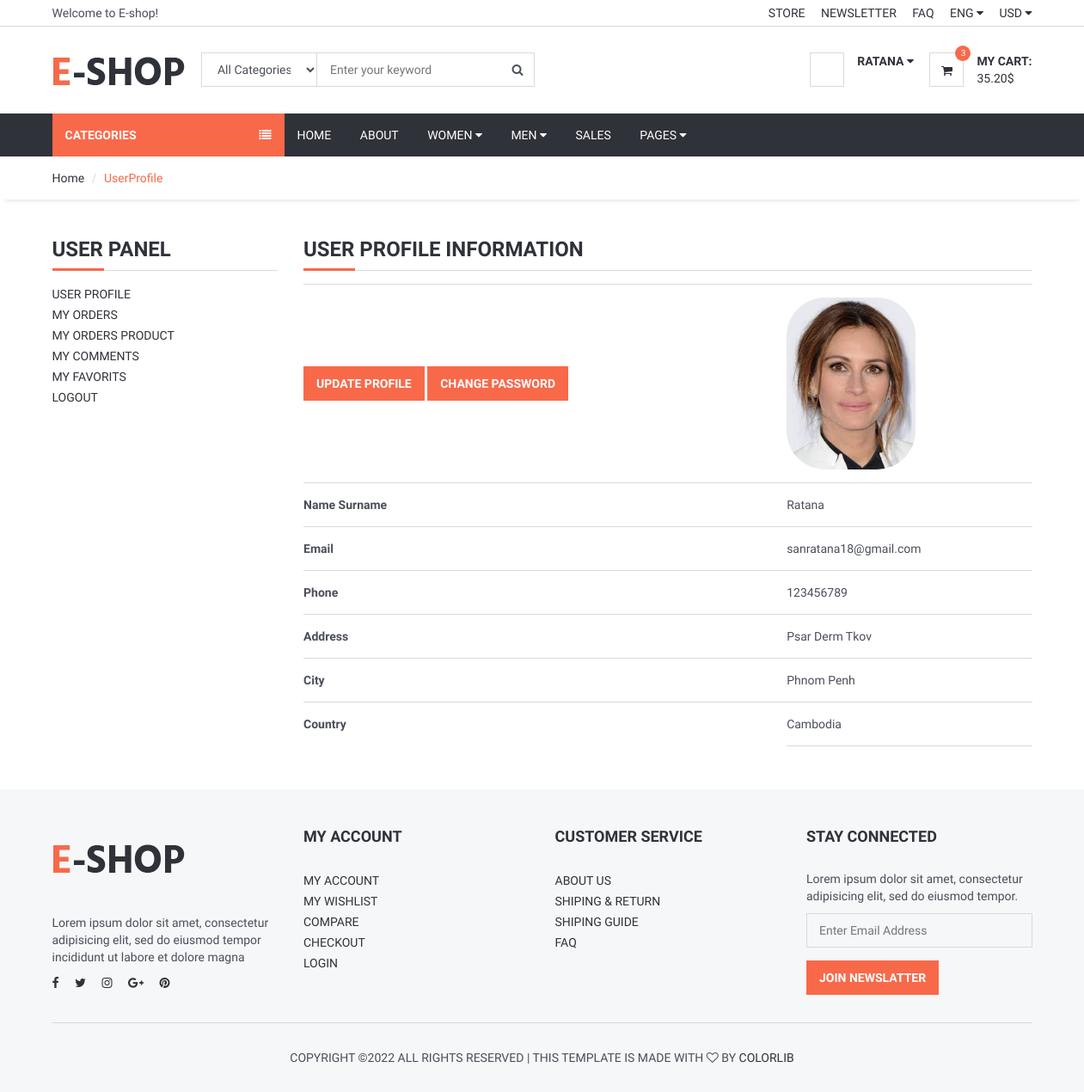
Page /user/ (signed in) on the earlier database version.
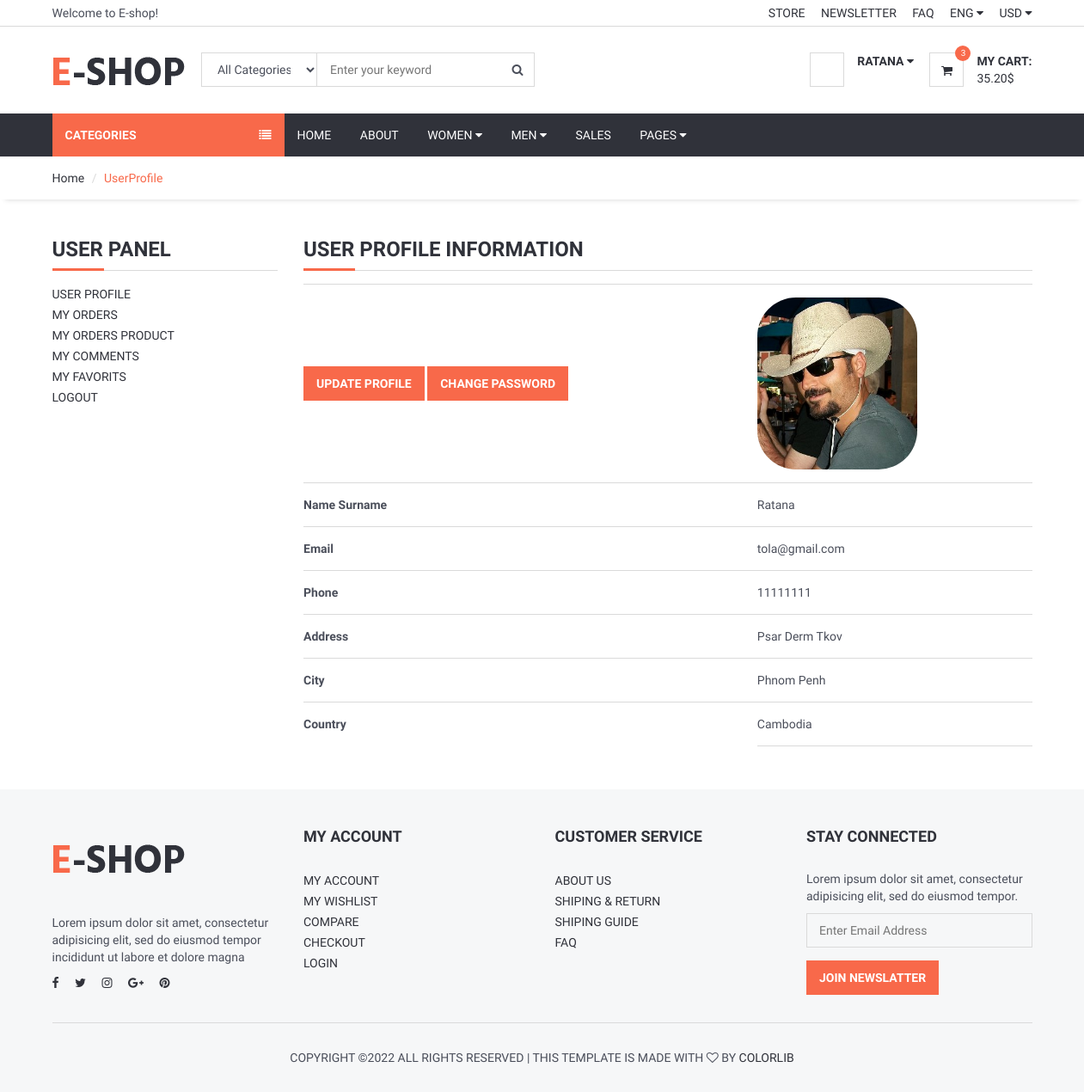
Same page on the later database version.
### user/models.py (models this page shows, shortened)
class UserProfile(models.Model):
    user = models.OneToOneField(User, on_delete=models.CASCADE)
    phone = models.CharField(max_length=20, blank=True)
    address = models.CharField(max_length=150, blank=True)
    city = models.CharField(max_length=20, blank=True)
    country = models.CharField(max_length=20, blank=True)
    image = models.ImageField(blank=True, upload_to='images/users/')
    def image_tag(self):
        if self.image.url is not None:
            return mark_safe('<img src="{}" height="50" width="100px"/>'.format(self.image.url))
    image_tag.short_description ='Image'

### user/views.py (the view)
@login_required(login_url='/login') # Check login
def index(request):
    category = Category.objects.all()
    current_user = request.user
    userprofile = UserProfile.objects.get(user_id=current_user.id)
    context = {
        'category' : category,
        'profile' : userprofile,
    }
    return render(request, 'userProfile.html', context)

### user/templates/userProfile.html (shortened to what this page needs)
{% extends 'homebase.html' %}
{% block sidebar %}{% include 'sidebar.html' %}{% endblock %}
{% block body %}
<div id="breadcrumb">
    <div class="container">
        <ul class="breadcrumb">
            <li><a href="/">Home</a></li>
            <li class="active">UserProfile</li>
        </ul>
    </div>
</div>
<div class="section">
    <div class="container">
        <div class="row">
            <div class="col-md-3">
               {% include 'sidePanel.html' %}
            </div>
            <div class="col-md-9">
                <div class="billing-details">
                    <div class="section-title">
                        <h3 class="title">User Profile Information</h3>
                    </div>
                </div>
                 <table class="shopping-cart-table table">
                    <tr>
                        <th class="text-left">
                            <a href="update/" class="primary-btn">Update Profile</a>
                            <a href="password/" class="primary-btn">Change Password</a>
                        </th>
                        <td><img src="{{profile.image.url}}" style="border-radius: 45px; height: 200px; "></td>
                    </tr>
                    <tr>
                        <th class="text-left">Name Surname</th>
                        <td class="text-left">{{profile.user.first_name}}</td>
                    </tr>
                    <tr>
                        <th class="text-left">Email</th>
                        <td class="text-left">{{profile.user.email}}</td>
                    </tr>
                    <tr>
                        <th class="text-left">Phone</th>
                        <td class="text-left">{{profile.phone}}</td>
                    </tr>
                    <tr>
                        <th class="text-left">Address</th>
                        <td class="text-left">{{profile.address}}</td>
                    </tr>
                    <tr>
                        <th class="text-left">City</th>
                        <td class="text-left">{{profile.city}}</td>
                    </tr>
                    <tr>
                        <th class="text-left">Country</th>
                        <td class="text-left">{{profile.country}}</td>
                    </tr>
                </table>
            </div>
        </div>
    </div>
</div>
{% endblock %}

Differences in the rows shown:
changed UserProfile "Psar Derm Tkov": image: a different picture; user.email "sanratana18@gmail.com" → "tola@gmail.com"; phone "123456789" → "11111111"
